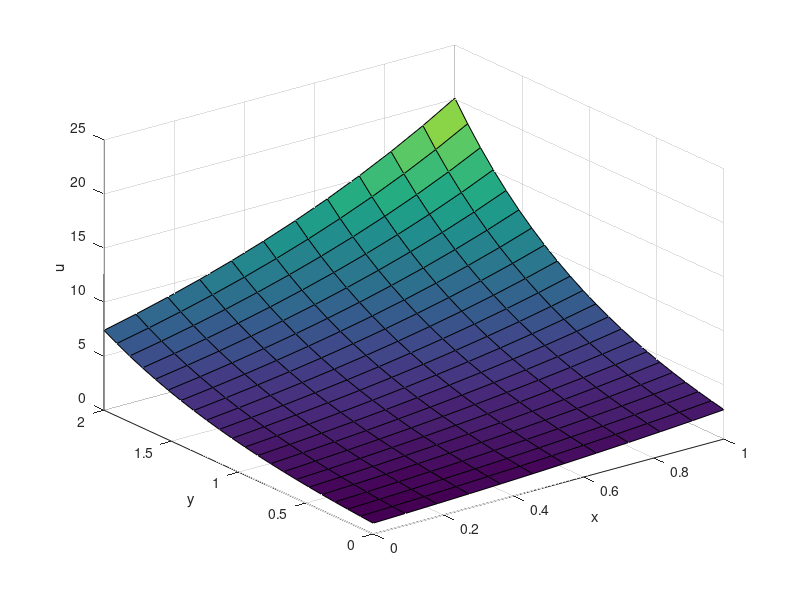

MATLAB code for this plot:
n = 10;
m = 20;

xs = 0;
xe = 1;
ys = 0;
ye = 2;

x = linspace(xs, xe, n+2)';
y = linspace(ys, ye, m+2)';
[X, Y] = meshgrid(x, y);
    
Xin = X(2:m+1, 2:n+1)';
Yin = Y(2:m+1, 2:n+1)';

uExact = @(xa, ya)exp(xa + ya);
gFunc = uExact;

hx = (xe - xs)/(n + 1);
hy = (ye - ys)/(m + 1);

em = ones(m, 1);
en = ones(n, 1);
Cmat = spdiags([-en/hx^2, 2*en*(1/hx^2 + 1/hy^2), -en/hx^2], -1:1, n, n);
Dmat = -(1/hy^2)*speye(n);
Emat = spdiags([em, em], [-1,1], m, m);

A = kron(speye(m), Cmat) + kron(Emat, Dmat);
f = -2*exp(Xin(:) + Yin(:));

f(1:n) = f(1:n) - Dmat*gFunc(x(2:n+1), ys);
for i = 1:m
    f((i - 1)*n + 1) = f((i - 1)*n + 1) + gFunc(xs, y(i + 1))/(hx^2);
    f(i*n) = f(i*n) + gFunc(xe, y(i + 1))/(hx^2);
end
f((m-1)*n + 1:m*n) = f((m-1)*n + 1:m*n) - Dmat*gFunc(x(2:n+1), ye);

u = A\f;
u = reshape(u, [n, m])';

uTot = zeros(m+2, n+2);
uTot(1, :) = gFunc(x, ys);
uTot(end, :) = gFunc(x, ye);
uTot(:, 1) = gFunc(xs, y);
uTot(:, end) = gFunc(xe, y);
uTot(2:m+1, 2:n+1) = u;
surf(X, Y, uTot)
xlabel('x')
ylabel('y')
zlabel('u')

% Calculate the L2 norm
err = sqrt(trapz(y, trapz(x, (uTot - uExact(X, Y)).^2, 2)));